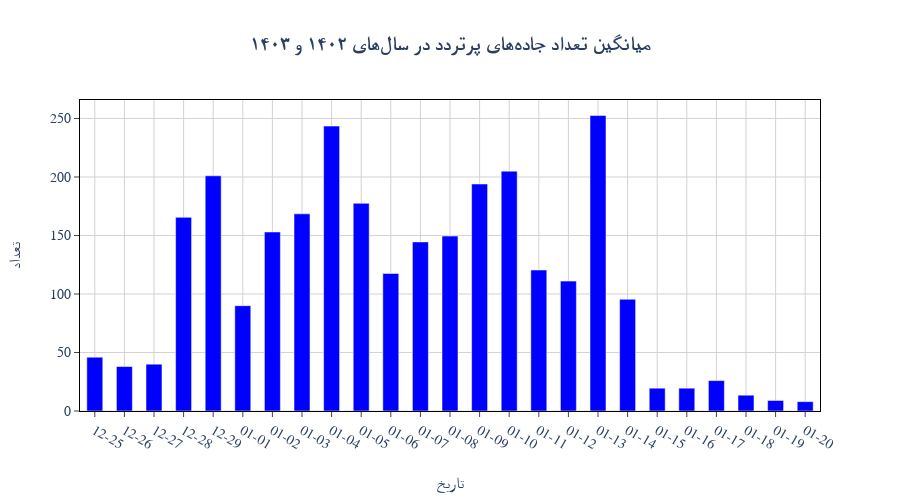

Source (notebook cell):
### Code cell
import plotly.graph_objects as go
import pandas as pd

# Filter the DataFrame
filtered_df = df[df['date'] >= "12-25"].copy()
filtered_df['date'] = filtered_df['date'].str.replace("13-", "01-")  # unify date format

# Compute the average of the two columns
filtered_df['average_count'] = filtered_df[['count_02', 'count_03']].mean(axis=1)

# Create a new DataFrame for plotting
avg_df = filtered_df[['date', 'average_count']].copy()
avg_df.rename(columns={'average_count': 'تعداد'}, inplace=True)

# Custom date order
custom_order = [f"12-{str(day).zfill(2)}" for day in range(20, 30)] + \
               [f"01-{str(day).zfill(2)}" for day in range(1, 21)]

# Draw the chart using go.Figure for full control
fig = go.Figure()

fig.add_trace(go.Bar(
    x=avg_df['date'],
    y=avg_df['تعداد'],
    name='میانگین نوروز ۱۴۰۲ و ۱۴۰۳',
    marker_color='blue'
))

# Layout to match the main template
fig.update_layout(
    xaxis=dict(
        title='تاریخ',
        title_font=dict(size=16),
        tickfont=dict(size=14),
        tickangle=30,
        title_standoff=25,
        mirror=True,
        ticks='outside',
        showline=True,
        linecolor='black',
        gridcolor='lightgray',
        type='category',
        categoryorder='array',
        categoryarray=custom_order
    ),
    yaxis=dict(
        title='تعداد',
        title_font=dict(size=16),
        tickfont=dict(size=14),
        title_standoff=25,
        mirror=True,
        ticks='outside',
        showline=True,
        linecolor='black',
        gridcolor='lightgray',
    ),
    font=dict(
        family='Yas',
        size=14,
    ),
    title='<b>میانگین تعداد جادههای پرتردد در سالهای ۱۴۰۲ و ۱۴۰۳</b>',
    title_x=0.5,
    barmode='group',
    template='plotly_white',
    bargap=0.4,
    bargroupgap=0.1,
    height=500,
    legend_title_text='',
    hovermode='x unified'
)

fig.show()

### Figure 1 — Plotly figure (JSON) as saved in the notebook; plotly's stock layout.template omitted (floating-point values rounded to 4 significant figures)
{"data": [{"marker": {"color": "blue"}, "name": "میانگین نوروز ۱۴۰۲ و ۱۴۰۳", "type": "bar", "x": ["12-25", "12-26", "12-27", "12-28", "12-29", "01-01", "01-02", "01-03", "01-04", "01-05", "01-06", "01-07", "01-08", "01-09", "01-10", "01-11", "01-12", "01-13", "01-14", "01-15", "01-16", "01-17", "01-18", "01-19", "01-20"], "y": [46, 38, 40, 165.5, 201, 90, 153, 168.5, 243.5, 177.5, 117.5, 144.5, 149.5, 194, 205, 120.5, 111, 252.5, 95.5, 19.5, 19.5, 26, 13.5, 9, 8]}], "layout": {"bargap": 0.4, "bargroupgap": 0.1, "barmode": "group", "font": {"family": "Yas", "size": 14}, "height": 500, "hovermode": "x unified", "legend": {"title": {"text": ""}}, "title": {"text": "<b>میانگین تعداد جادههای پرتردد در سالهای ۱۴۰۲ و ۱۴۰۳</b>", "x": 0.5}, "xaxis": {"categoryarray": ["12-20", "12-21", "12-22", "12-23", "12-24", "12-25", "12-26", "12-27", "12-28", "12-29", "01-01", "01-02", "01-03", "01-04", "01-05", "01-06", "01-07", "01-08", "01-09", "01-10", "01-11", "01-12", "01-13", "01-14", "01-15", "01-16", "01-17", "01-18", "01-19", "01-20"], "categoryorder": "array", "gridcolor": "lightgray", "linecolor": "black", "mirror": true, "showline": true, "tickangle": 30, "tickfont": {"size": 14}, "ticks": "outside", "title": {"font": {"size": 16}, "standoff": 25, "text": "تاریخ"}, "type": "category"}, "yaxis": {"gridcolor": "lightgray", "linecolor": "black", "mirror": true, "showline": true, "tickfont": {"size": 14}, "ticks": "outside", "title": {"font": {"size": 16}, "standoff": 25, "text": "تعداد"}}}}
